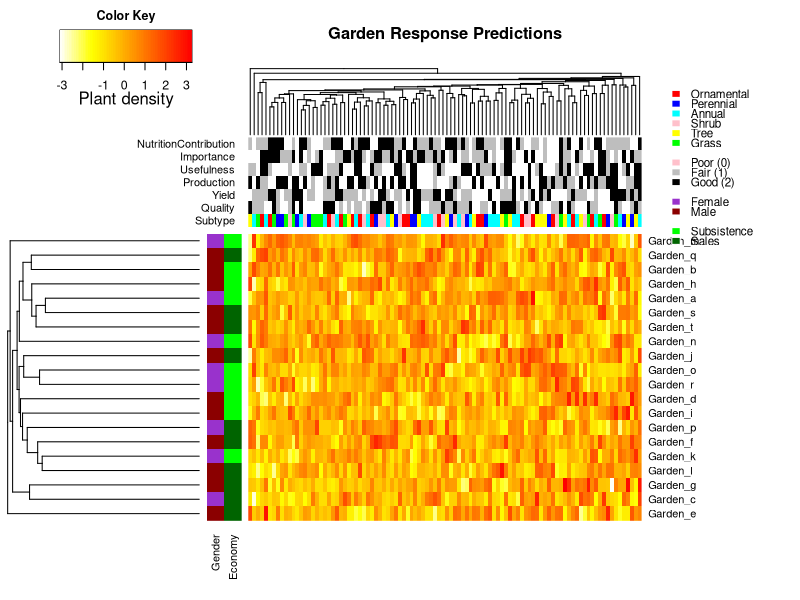

Write R code to recreate this figure.
## ---- chunk 1
knitr::opts_chunk$set(
  collapse = TRUE,
  comment = "#>",
  fig.path = "man/figures/README-",
  out.width = "100%"
)
## ---- chunk 2
heatmap.function <- function(x,
                             Rowv = TRUE,
                             Colv = if (symm)
                               "Rowv"
                             else
                               TRUE,
                             distfun = dist,
                             hclustfun = hclust,
                             dendrogram = c("both", "row", "column", "none"),
                             symm = FALSE,
                             scale = c("none", "row", "column"),
                             na.rm = TRUE,
                             revC = identical(Colv, "Rowv"),
                             add.expr,
                             breaks,
                             symbreaks = max(x < 0, na.rm = TRUE) ||
                               scale != "none",
                             col = "heat.colors",
                             colsep,
                             rowsep,
                             sepcolor = "white",
                             sepwidth = c(0.05, 0.05),
                             cellnote,
                             notecex = 1,
                             notecol = "cyan",
                             na.color = par("bg"),
                             trace = c("none", "column", "row", "both"),
                             tracecol = "cyan",
                             hline = median(breaks),
                             vline = median(breaks),
                             linecol = tracecol,
                             margins = c(5, 5),
                             ColSideColors,
                             RowSideColors,
                             side.height.fraction = 0.3,
                             cexRow = 0.2 + 1 / log10(nr),
                             cexCol = 0.2 + 1 / log10(nc),
                             labRow = NULL,
                             labCol = NULL,
                             key = TRUE,
                             keysize = 1.5,
                             density.info = c("none", "histogram", "density"),
                             denscol = tracecol,
                             symkey = max(x < 0, na.rm = TRUE) ||
                               symbreaks,
                             densadj = 0.25,
                             main = NULL,
                             xlab = NULL,
                             ylab = NULL,
                             lmat = NULL,
                             lhei = NULL,
                             lwid = NULL,
                             ColSideColorsSize = 1,
                             RowSideColorsSize = 1,
                             KeyValueName = "Value",
                             ...) {
  invalid <- function (x) {
    if (missing(x) || is.null(x) || length(x) == 0)
      return(TRUE)
    if (is.list(x))
      return(all(sapply(x, invalid)))
    else if (is.vector(x))
      return(all(is.na(x)))
    else
      return(FALSE)
  }
  
  x <- as.matrix(x)
  scale01 <- function(x,
                      low = min(x),
                      high = max(x)) {
    x <- (x - low) / (high - low)
    x
  }
  retval <- list()
  scale <- if (symm && missing(scale))
    "none"
  else
    match.arg(scale)
  dendrogram <- match.arg(dendrogram)
  trace <- match.arg(trace)
  density.info <- match.arg(density.info)
  if (length(col) == 1 && is.character(col))
    col <- get(col, mode = "function")
  if (!missing(breaks) && (scale != "none"))
    warning(
      "Using scale=\"row\" or scale=\"column\" when breaks are",
      "specified can produce unpredictable results.",
      "Please consider using only one or the other."
    )
  if (is.null(Rowv) || is.na(Rowv))
    Rowv <- FALSE
  if (is.null(Colv) || is.na(Colv))
    Colv <- FALSE
  else if (Colv == "Rowv" && !isTRUE(Rowv))
    Colv <- FALSE
  if (length(di <- dim(x)) != 2 || !is.numeric(x))
    stop("`x' must be a numeric matrix")
  nr <- di[1]
  nc <- di[2]
  if (nr <= 1 || nc <= 1)
    stop("`x' must have at least 2 rows and 2 columns")
  if (!is.numeric(margins) || length(margins) != 2)
    stop("`margins' must be a numeric vector of length 2")
  if (missing(cellnote))
    cellnote <- matrix("", ncol = ncol(x), nrow = nrow(x))
  if (!inherits(Rowv, "dendrogram")) {
    if (((!isTRUE(Rowv)) || (is.null(Rowv))) && (dendrogram %in%
                                                 c("both", "row"))) {
      if (is.logical(Colv) && (Colv))
        dendrogram <- "column"
      else
        dedrogram <- "none"
      warning(
        "Discrepancy: Rowv is FALSE, while dendrogram is `",
        dendrogram,
        "'. Omitting row dendogram."
      )
    }
  }
  if (!inherits(Colv, "dendrogram")) {
    if (((!isTRUE(Colv)) || (is.null(Colv))) && (dendrogram %in%
                                                 c("both", "column"))) {
      if (is.logical(Rowv) && (Rowv))
        dendrogram <- "row"
      else
        dendrogram <- "none"
      warning(
        "Discrepancy: Colv is FALSE, while dendrogram is `",
        dendrogram,
        "'. Omitting column dendogram."
      )
    }
  }
  if (inherits(Rowv, "dendrogram")) {
    ddr <- Rowv
    rowInd <- order.dendrogram(ddr)
  }
  else if (is.integer(Rowv)) {
    hcr <- hclustfun(distfun(x))
    ddr <- as.dendrogram(hcr)
    ddr <- reorder(ddr, Rowv)
    rowInd <- order.dendrogram(ddr)
    if (nr != length(rowInd))
      stop("row dendrogram ordering gave index of wrong length")
  }
  else if (isTRUE(Rowv)) {
    Rowv <- rowMeans(x, na.rm = na.rm)
    hcr <- hclustfun(distfun(x))
    ddr <- as.dendrogram(hcr)
    ddr <- reorder(ddr, Rowv)
    rowInd <- order.dendrogram(ddr)
    if (nr != length(rowInd))
      stop("row dendrogram ordering gave index of wrong length")
  }
  else {
    rowInd <- nr:1
  }
  if (inherits(Colv, "dendrogram")) {
    ddc <- Colv
    colInd <- order.dendrogram(ddc)
  }
  else if (identical(Colv, "Rowv")) {
    if (nr != nc)
      stop("Colv = \"Rowv\" but nrow(x) != ncol(x)")
    if (exists("ddr")) {
      ddc <- ddr
      colInd <- order.dendrogram(ddc)
    }
    else
      colInd <- rowInd
  }
  else if (is.integer(Colv)) {
    hcc <- hclustfun(distfun(if (symm)
      x
      else
        t(x)))
    ddc <- as.dendrogram(hcc)
    ddc <- reorder(ddc, Colv)
    colInd <- order.dendrogram(ddc)
    if (nc != length(colInd))
      stop("column dendrogram ordering gave index of wrong length")
  }
  else if (isTRUE(Colv)) {
    Colv <- colMeans(x, na.rm = na.rm)
    hcc <- hclustfun(distfun(if (symm)
      x
      else
        t(x)))
    ddc <- as.dendrogram(hcc)
    ddc <- reorder(ddc, Colv)
    colInd <- order.dendrogram(ddc)
    if (nc != length(colInd))
      stop("column dendrogram ordering gave index of wrong length")
  }
  else {
    colInd <- 1:nc
  }
  retval$rowInd <- rowInd
  retval$colInd <- colInd
  retval$call <- match.call()
  x <- x[rowInd, colInd]
  x.unscaled <- x
  cellnote <- cellnote[rowInd, colInd]
  if (is.null(labRow))
    labRow <- if (is.null(rownames(x)))
      (1:nr)[rowInd]
  else
    rownames(x)
  else
    labRow <- labRow[rowInd]
  if (is.null(labCol))
    labCol <- if (is.null(colnames(x)))
      (1:nc)[colInd]
  else
    colnames(x)
  else
    labCol <- labCol[colInd]
  if (scale == "row") {
    retval$rowMeans <- rm <- rowMeans(x, na.rm = na.rm)
    x <- sweep(x, 1, rm)
    retval$rowSDs <- sx <- apply(x, 1, sd, na.rm = na.rm)
    x <- sweep(x, 1, sx, "/")
  }
  else if (scale == "column") {
    retval$colMeans <- rm <- colMeans(x, na.rm = na.rm)
    x <- sweep(x, 2, rm)
    retval$colSDs <- sx <- apply(x, 2, sd, na.rm = na.rm)
    x <- sweep(x, 2, sx, "/")
  }
  if (missing(breaks) || is.null(breaks) || length(breaks) < 1) {
    if (missing(col) || is.function(col))
      breaks <- 16
    else
      breaks <- length(col) + 1
  }
  if (length(breaks) == 1) {
    if (!symbreaks)
      breaks <-
        seq(min(x, na.rm = na.rm), max(x, na.rm = na.rm),
            length = breaks)
    else {
      extreme <- max(abs(x), na.rm = TRUE)
      breaks <- seq(-extreme, extreme, length = breaks)
    }
  }
  nbr <- length(breaks)
  ncol <- length(breaks) - 1
  if (class(col) == "function")
    col <- col(ncol)
  min.breaks <- min(breaks)
  max.breaks <- max(breaks)
  x[x < min.breaks] <- min.breaks
  x[x > max.breaks] <- max.breaks
  if (missing(lhei) || is.null(lhei))
    lhei <- c(keysize, 4)
  if (missing(lwid) || is.null(lwid))
    lwid <- c(keysize, 4)
  if (missing(lmat) || is.null(lmat)) {
    lmat <- rbind(4:3, 2:1)
    
    if (!missing(ColSideColors)) {
      #if (!is.matrix(ColSideColors))
      #stop("'ColSideColors' must be a matrix")
      if (!is.character(ColSideColors) ||
          nrow(ColSideColors) != nc)
        stop("'ColSideColors' must be a matrix of nrow(x) rows")
      lmat <- rbind(lmat[1,] + 1, c(NA, 1), lmat[2,] + 1)
      #lhei <- c(lhei[1], 0.2, lhei[2])
      lhei = c(lhei[1], side.height.fraction * ColSideColorsSize /
                 2, lhei[2])
    }
    
    if (!missing(RowSideColors)) {
      #if (!is.matrix(RowSideColors))
      #stop("'RowSideColors' must be a matrix")
      if (!is.character(RowSideColors) ||
          ncol(RowSideColors) != nr)
        stop("'RowSideColors' must be a matrix of ncol(x) columns")
      lmat <-
        cbind(lmat[, 1] + 1, c(rep(NA, nrow(lmat) - 1), 1), lmat[, 2] + 1)
      #lwid <- c(lwid[1], 0.2, lwid[2])
      lwid <-
        c(lwid[1], side.height.fraction * RowSideColorsSize / 2, lwid[2])
    }
    lmat[is.na(lmat)] <- 0
  }
  
  if (length(lhei) != nrow(lmat))
    stop("lhei must have length = nrow(lmat) = ", nrow(lmat))
  if (length(lwid) != ncol(lmat))
    stop("lwid must have length = ncol(lmat) =", ncol(lmat))
  op <- par(no.readonly = TRUE)
  on.exit(par(op))
  
  layout(lmat,
         widths = lwid,
         heights = lhei,
         respect = FALSE)
  
  if (!missing(RowSideColors)) {
    if (!is.matrix(RowSideColors)) {
      par(mar = c(margins[1], 0, 0, 0.5))
      image(rbind(1:nr), col = RowSideColors[rowInd], axes = FALSE)
    } else {
      par(mar = c(margins[1], 0, 0, 0.5))
      rsc = t(RowSideColors[, rowInd, drop = F])
      rsc.colors = matrix()
      rsc.names = names(table(rsc))
      rsc.i = 1
      for (rsc.name in rsc.names) {
        rsc.colors[rsc.i] = rsc.name
        rsc[rsc == rsc.name] = rsc.i
        rsc.i = rsc.i + 1
      }
      rsc = matrix(as.numeric(rsc), nrow = dim(rsc)[1])
      image(t(rsc), col = as.vector(rsc.colors), axes = FALSE)
      if (length(rownames(RowSideColors)) > 0) {
        axis(
          1,
          0:(dim(rsc)[2] - 1) / max(1, (dim(rsc)[2] - 1)),
          rownames(RowSideColors),
          las = 2,
          tick = FALSE
        )
      }
    }
  }
  
  if (!missing(ColSideColors)) {
    if (!is.matrix(ColSideColors)) {
      par(mar = c(0.5, 0, 0, margins[2]))
      image(cbind(1:nc), col = ColSideColors[colInd], axes = FALSE)
    } else {
      par(mar = c(0.5, 0, 0, margins[2]))
      csc = ColSideColors[colInd, , drop = F]
      csc.colors = matrix()
      csc.names = names(table(csc))
      csc.i = 1
      for (csc.name in csc.names) {
        csc.colors[csc.i] = csc.name
        csc[csc == csc.name] = csc.i
        csc.i = csc.i + 1
      }
      csc = matrix(as.numeric(csc), nrow = dim(csc)[1])
      image(csc, col = as.vector(csc.colors), axes = FALSE)
      if (length(colnames(ColSideColors)) > 0) {
        axis(
          2,
          0:(dim(csc)[2] - 1) / max(1, (dim(csc)[2] - 1)),
          colnames(ColSideColors),
          las = 2,
          tick = FALSE
        )
      }
    }
  }
  
  par(mar = c(margins[1], 0, 0, margins[2]))
  x <- t(x)
  cellnote <- t(cellnote)
  if (revC) {
    iy <- nr:1
    if (exists("ddr"))
      ddr <- rev(ddr)
    x <- x[, iy]
    cellnote <- cellnote[, iy]
  }
  else
    iy <- 1:nr
  image(
    1:nc,
    1:nr,
    x,
    xlim = 0.5 + c(0, nc),
    ylim = 0.5 + c(0, nr),
    axes = FALSE,
    xlab = "",
    ylab = "",
    col = col,
    breaks = breaks,
    ...
  )
  retval$carpet <- x
  if (exists("ddr"))
    retval$rowDendrogram <- ddr
  if (exists("ddc"))
    retval$colDendrogram <- ddc
  retval$breaks <- breaks
  retval$col <- col
  if (!invalid(na.color) & any(is.na(x))) {
    # load library(gplots)
    mmat <- ifelse(is.na(x), 1, NA)
    image(
      1:nc,
      1:nr,
      mmat,
      axes = FALSE,
      xlab = "",
      ylab = "",
      col = na.color,
      add = TRUE
    )
  }
  axis(
    1,
    1:nc,
    labels = labCol,
    las = 2,
    line = -0.5,
    tick = 0,
    cex.axis = cexCol
  )
  if (!is.null(xlab))
    mtext(xlab, side = 1, line = margins[1] - 1.25)
  axis(
    4,
    iy,
    labels = labRow,
    las = 2,
    line = -0.5,
    tick = 0,
    cex.axis = cexRow
  )
  if (!is.null(ylab))
    mtext(ylab, side = 4, line = margins[2] - 1.25)
  if (!missing(add.expr))
    eval(substitute(add.expr))
  if (!missing(colsep))
    for (csep in colsep)
      rect(
        xleft = csep + 0.5,
        ybottom = rep(0, length(csep)),
        xright = csep + 0.5 + sepwidth[1],
        ytop = rep(ncol(x) + 1, csep),
        lty = 1,
        lwd = 1,
        col = sepcolor,
        border = sepcolor
      )
  if (!missing(rowsep))
    for (rsep in rowsep)
      rect(
        xleft = 0,
        ybottom = (ncol(x) + 1 - rsep) - 0.5,
        xright = nrow(x) + 1,
        ytop = (ncol(x) + 1 - rsep) - 0.5 - sepwidth[2],
        lty = 1,
        lwd = 1,
        col = sepcolor,
        border = sepcolor
      )
  min.scale <- min(breaks)
  max.scale <- max(breaks)
  x.scaled <- scale01(t(x), min.scale, max.scale)
  if (trace %in% c("both", "column")) {
    retval$vline <- vline
    vline.vals <- scale01(vline, min.scale, max.scale)
    for (i in colInd) {
      if (!is.null(vline)) {
        abline(v = i - 0.5 + vline.vals,
               col = linecol,
               lty = 2)
      }
      xv <- rep(i, nrow(x.scaled)) + x.scaled[, i] - 0.5
      xv <- c(xv[1], xv)
      yv <- 1:length(xv) - 0.5
      lines(
        x = xv,
        y = yv,
        lwd = 1,
        col = tracecol,
        type = "s"
      )
    }
  }
  if (trace %in% c("both", "row")) {
    retval$hline <- hline
    hline.vals <- scale01(hline, min.scale, max.scale)
    for (i in rowInd) {
      if (!is.null(hline)) {
        abline(h = i + hline,
               col = linecol,
               lty = 2)
      }
      yv <- rep(i, ncol(x.scaled)) + x.scaled[i,] - 0.5
      yv <- rev(c(yv[1], yv))
      xv <- length(yv):1 - 0.5
      lines(
        x = xv,
        y = yv,
        lwd = 1,
        col = tracecol,
        type = "s"
      )
    }
  }
  if (!missing(cellnote))
    text(
      x = c(row(cellnote)),
      y = c(col(cellnote)),
      labels = c(cellnote),
      col = notecol,
      cex = notecex
    )
  par(mar = c(margins[1], 0, 0, 0))
  if (dendrogram %in% c("both", "row")) {
    plot(
      ddr,
      horiz = TRUE,
      axes = FALSE,
      yaxs = "i",
      leaflab = "none"
    )
  }
  else
    plot.new()
  par(mar = c(0, 0, if (!is.null(main))
    5
    else
      0, margins[2]))
  if (dendrogram %in% c("both", "column")) {
    plot(ddc,
         axes = FALSE,
         xaxs = "i",
         leaflab = "none")
  }
  else
    plot.new()
  if (!is.null(main))
    title(main, cex.main = 1.5 * op[["cex.main"]])
  if (key) {
    par(mar = c(5, 4, 2, 1), cex = 0.75)
    tmpbreaks <- breaks
    if (symkey) {
      max.raw <- max(abs(c(x, breaks)), na.rm = TRUE)
      min.raw <- -max.raw
      tmpbreaks[1] <- -max(abs(x), na.rm = TRUE)
      tmpbreaks[length(tmpbreaks)] <-
        max(abs(x), na.rm = TRUE)
    }
    else {
      min.raw <- min(x, na.rm = TRUE)
      max.raw <- max(x, na.rm = TRUE)
    }
    
    z <- seq(min.raw, max.raw, length = length(col))
    image(
      z = matrix(z, ncol = 1),
      col = col,
      breaks = tmpbreaks,
      xaxt = "n",
      yaxt = "n"
    )
    par(usr = c(0, 1, 0, 1))
    lv <- pretty(breaks)
    xv <- scale01(as.numeric(lv), min.raw, max.raw)
    axis(1, at = xv, labels = lv)
    if (scale == "row")
      mtext(side = 1, "Row Z-Score", line = 2)
    else if (scale == "column")
      mtext(side = 1, "Column Z-Score", line = 2)
    else
      mtext(side = 1, KeyValueName, line = 2)
    if (density.info == "density") {
      dens <- density(x, adjust = densadj, na.rm = TRUE)
      omit <- dens$x < min(breaks) | dens$x > max(breaks)
      dens$x <- dens$x[-omit]
      dens$y <- dens$y[-omit]
      dens$x <- scale01(dens$x, min.raw, max.raw)
      lines(dens$x,
            dens$y / max(dens$y) * 0.95,
            col = denscol,
            lwd = 1)
      axis(2, at = pretty(dens$y) / max(dens$y) * 0.95, pretty(dens$y))
      title("Color Key\nand Density Plot")
      par(cex = 0.5)
      mtext(side = 2, "Density", line = 2)
    }
    else if (density.info == "histogram") {
      h <- hist(x, plot = FALSE, breaks = breaks)
      hx <- scale01(breaks, min.raw, max.raw)
      hy <- c(h$counts, h$counts[length(h$counts)])
      lines(
        hx,
        hy / max(hy) * 0.95,
        lwd = 1,
        type = "s",
        col = denscol
      )
      axis(2, at = pretty(hy) / max(hy) * 0.95, pretty(hy))
      title("Color Key\nand Histogram")
      par(cex = 0.5)
      mtext(side = 2, "Count", line = 2)
    }
    else
      title("Color Key")
  }
  else
    plot.new()
  retval$colorTable <-
    data.frame(
      low = retval$breaks[-length(retval$breaks)],
      high = retval$breaks[-1],
      color = retval$col
    )
  invisible(retval)
}
## ---- chunk 3
plant_abundance = replicate(100, rnorm(20))
Garden_names = paste("Garden", letters[1:20], sep = "_")
Plant_ids = paste("Plant", c(1:100), sep = "_")
rownames(plant_abundance) = Garden_names
colnames(plant_abundance) = Plant_ids

owner_gendercolors = sample(
  c("darkorchid", "darkred"),
  length(Garden_names),
  replace = TRUE,
  prob = NULL
)
salescolors = sample(c("green", "darkgreen"),
                     length(Garden_names),
                     replace = TRUE,
                     prob = NULL)
subtypecolors = sample(
  c("red", "blue", "cyan", "pink", "yellow", "green"),
  length(Plant_ids),
  replace = TRUE,
  prob = NULL
)
qualitycolors = sample(c("black", "white", "grey"),
                       length(Plant_ids),
                       replace = TRUE,
                       prob = NULL)
yieldscolors = sample(c("black", "white", "grey"),
                      length(Plant_ids),
                      replace = TRUE,
                      prob = NULL)
Productioncolors = sample(c("black", "white", "grey"),
                          length(Plant_ids),
                          replace = TRUE,
                          prob = NULL)
Usefulnesscolors = sample(c("black", "white", "grey"),
                          length(Plant_ids),
                          replace = TRUE,
                          prob = NULL)
Importancecolors = sample(c("black", "white", "grey"),
                          length(Plant_ids),
                          replace = TRUE,
                          prob = NULL)
NutritionContributioncolors = sample(c("black", "white", "grey"),
                                     length(Plant_ids),
                                     replace = TRUE,
                                     prob = NULL)

rlab = t(cbind(owner_gendercolors, salescolors))

clab = cbind(
  subtypecolors,
  qualitycolors,
  yieldscolors,
  Productioncolors,
  Usefulnesscolors,
  Importancecolors,
  NutritionContributioncolors
)

rownames(rlab) = c("Gender", "Economy")

colnames(clab) = c(
  "Subtype",
  "Quality",
  "Yield",
  "Production",
  "Usefulness",
  "Importance",
  "NutritionContribution"
)

mydist=function(c) {dist(c,method="euclidian")}
myclust=function(c) {hclust(c,method="average")}
## ---- chunk 4

main_title = "Garden Response Predictions"

par(cex.main = 1)

heatmap.function(
  plant_abundance,
  hclustfun = myclust,
  distfun = mydist,
  na.rm = TRUE,
  scale = "none",
  dendrogram = "both",
  margins = c(6, 12),
  Rowv = TRUE,
  Colv = TRUE,
  ColSideColors = clab,
  RowSideColors = rlab,
  symbreaks = FALSE,
  key = TRUE,
  symkey = FALSE,
  density.info = "none",
  trace = "none",
  main = main_title,
  labCol = FALSE,
  labRow = Garden_names,
  cexRow = 1,
  col = rev(heat.colors(75)),
  ColSideColorsSize = 7,
  RowSideColorsSize = 2,
  KeyValueName = "Plant density"
)
legend(
  "topright",
  legend = c(
    "Ornamental",
    "Perennial",
    "Annual",
    "Shrub",
    "Tree",
    "Grass",
    "",
    "Poor (0)",
    "Fair (1)",
    "Good (2)",
    "",
    "Female",
    "Male",
    "",
    "Subsistence",
    "Sales"
  ),
  fill = c(
    "red",
    "blue",
    "cyan",
    "pink",
    "yellow",
    "green",
    "white",
    "pink",
    "grey",
    "black",
    "white",
    "darkorchid",
    "darkred",
    "white",
    "green",
    "darkgreen"
  ),
  border = FALSE,
  bty = "n",
  y.intersp = 0.7,
  cex = 0.7
)

